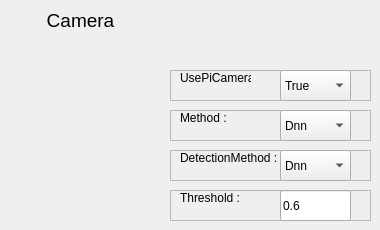
    <widget class="QWidget" name="page_2">
     <widget class="QLabel" name="label_4">
      <property name="geometry">
       <rect>
        <x>40</x>
        <y>10</y>
        <width>81</width>
        <height>21</height>
       </rect>
      </property>
      <property name="font">
       <font>
        <pointsize>14</pointsize>
       </font>
      </property>
      <property name="text">
       <string>Camera</string>
      </property>
      <property name="alignment">
       <set>Qt::AlignCenter</set>
      </property>
     </widget>
     <widget class="QFrame" name="frame_3">
      <property name="geometry">
       <rect>
        <x>170</x>
        <y>70</y>
        <width>201</width>
        <height>31</height>
       </rect>
      </property>
      <property name="frameShape">
       <enum>QFrame::StyledPanel</enum>
      </property>
      <property name="frameShadow">
       <enum>QFrame::Raised</enum>
      </property>
      <widget class="QLabel" name="label_5">
       <property name="geometry">
        <rect>
         <x>10</x>
         <y>0</y>
         <width>71</width>
         <height>16</height>
        </rect>
       </property>
       <property name="text">
        <string>UsePiCamera :</string>
       </property>
      </widget>
      <widget class="QComboBox" name="comboBox">
       <property name="geometry">
        <rect>
         <x>110</x>
         <y>0</y>
         <width>71</width>
         <height>31</height>
        </rect>
       </property>
       <property name="styleSheet">
        <string notr="true"/>
       </property>
       <item>
        <property name="text">
         <string>True</string>
        </property>
       </item>
       <item>
        <property name="text">
         <string>False</string>
        </property>
       </item>
      </widget>
     </widget>
     <widget class="QFrame" name="frame_4">
      <property name="geometry">
       <rect>
        <x>170</x>
        <y>110</y>
        <width>201</width>
        <height>31</height>
       </rect>
      </property>
      <property name="frameShape">
       <enum>QFrame::StyledPanel</enum>
      </property>
      <property name="frameShadow">
       <enum>QFrame::Raised</enum>
      </property>
      <widget class="QLabel" name="label_6">
       <property name="geometry">
        <rect>
         <x>10</x>
         <y>0</y>
         <width>71</width>
         <height>16</height>
        </rect>
       </property>
       <property name="text">
        <string>Method :</string>
       </property>
      </widget>
      <widget class="QComboBox" name="comboBox_2">
       <property name="geometry">
        <rect>
         <x>110</x>
         <y>0</y>
         <width>71</width>
         <height>31</height>
        </rect>
       </property>
       <property name="styleSheet">
        <string notr="true">
</string>
       </property>
       <item>
        <property name="text">
         <string>Dnn</string>
        </property>
       </item>
       <item>
        <property name="text">
         <string>Haarcascade</string>
        </property>
       </item>
      </widget>
     </widget>
     <widget class="QFrame" name="frame_5">
      <property name="geometry">
       <rect>
        <x>170</x>
        <y>150</y>
        <width>201</width>
        <height>31</height>
       </rect>
      </property>
      <property name="frameShape">
       <enum>QFrame::StyledPanel</enum>
      </property>
      <property name="frameShadow">
       <enum>QFrame::Raised</enum>
      </property>
      <widget class="QLabel" name="label_7">
       <property name="geometry">
        <rect>
         <x>10</x>
         <y>0</y>
         <width>101</width>
         <height>16</height>
        </rect>
       </property>
       <property name="text">
        <string>DetectionMethod :</string>
       </property>
      </widget>
      <widget class="QComboBox" name="comboBox_3">
       <property name="geometry">
        <rect>
         <x>110</x>
         <y>0</y>
         <width>71</width>
         <height>31</height>
        </rect>
       </property>
       <property name="styleSheet">
        <string notr="true">

</string>
       </property>
       <item>
        <property name="text">
         <string>Dnn</string>
        </property>
       </item>
       <item>
        <property name="text">
         <string>Cnn</string>
        </property>
       </item>
      </widget>
     </widget>
     <widget class="QFrame" name="frame_6">
      <property name="geometry">
       <rect>
        <x>170</x>
        <y>190</y>
        <width>201</width>
        <height>31</height>
       </rect>
      </property>
      <property name="frameShape">
       <enum>QFrame::StyledPanel</enum>
      </property>
      <property name="frameShadow">
       <enum>QFrame::Raised</enum>
      </property>
      <widget class="QLabel" name="label_8">
       <property name="geometry">
        <rect>
         <x>10</x>
         <y>0</y>
         <width>101</width>
         <height>16</height>
        </rect>
       </property>
       <property name="text">
        <string>Threshold :</string>
       </property>
      </widget>
      <widget class="QLineEdit" name="lineEdit_3">
       <property name="geometry">
        <rect>
         <x>110</x>
         <y>0</y>
         <width>71</width>
         <height>31</height>
        </rect>
       </property>
       <property name="inputMethodHints">
        <set>Qt::ImhPreferNumbers</set>
       </property>
       <property name="text">
        <string>0.6</string>
       </property>
      </widget>
     </widget>
    </widget>
